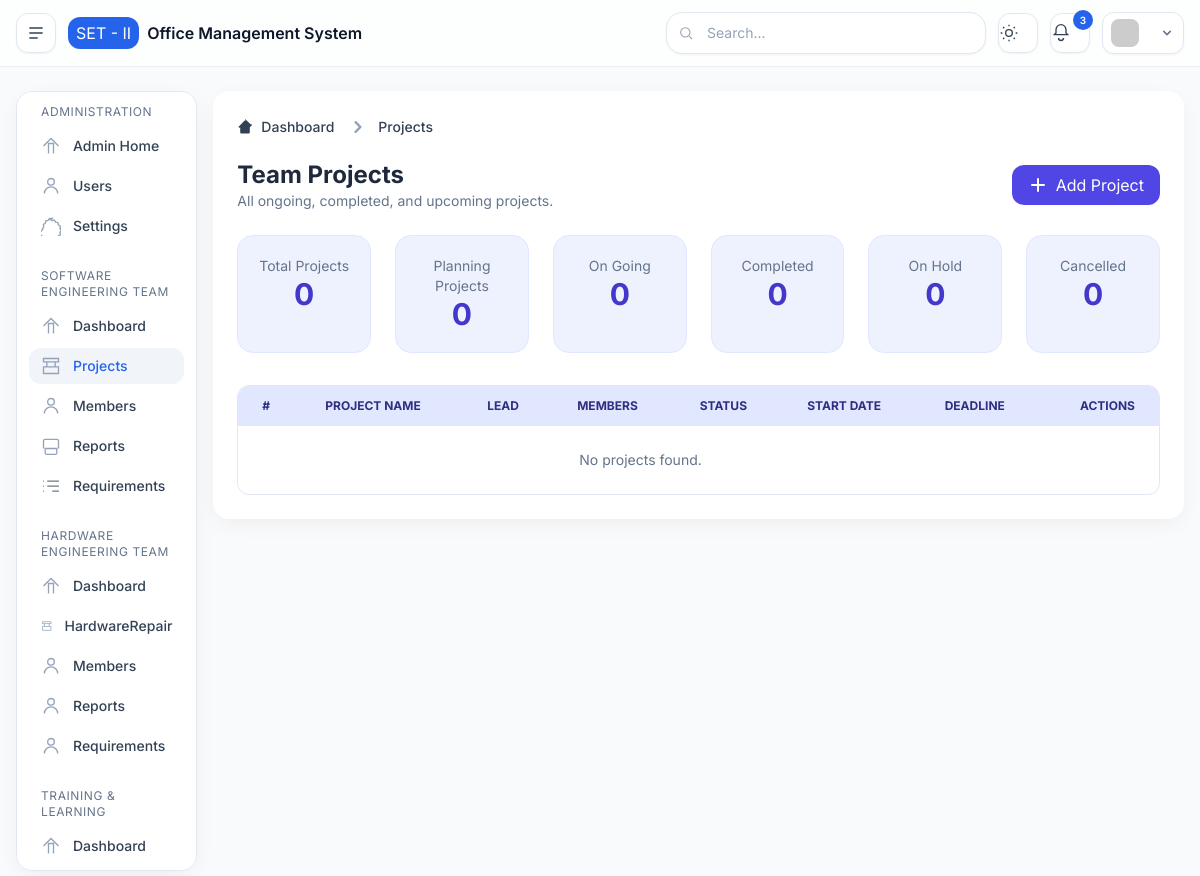
The page /set/projects/ on the database as committed earlier.
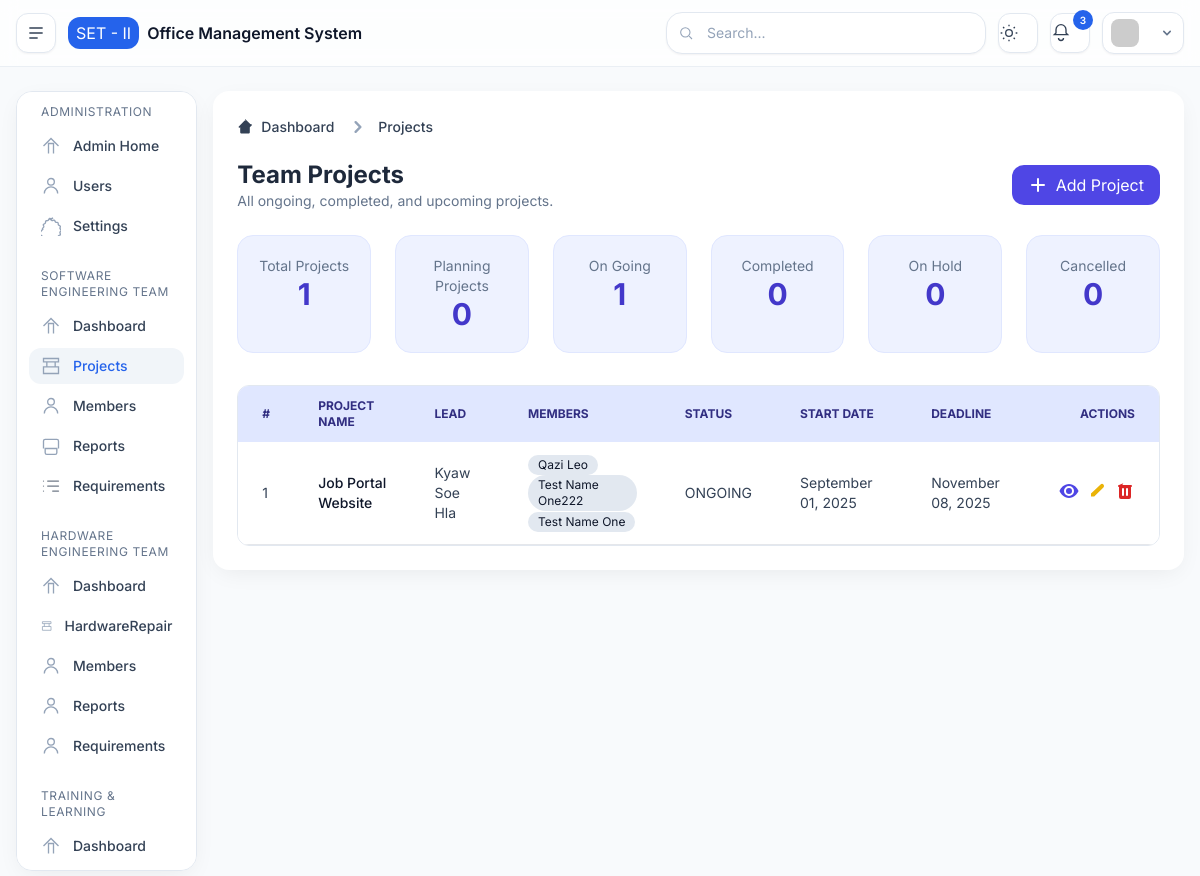
The same page on the database as committed later.
### base/models.py (models this page shows, shortened)
class SystemSettings(models.Model):
    system_name = models.CharField(max_length=100, default="Engineering Management Dashboard")
    organization = models.CharField(max_length=100, default="Software Engineering Team II")
    email_notifications = models.BooleanField(default=True)
    system_warnings = models.BooleanField(default=True)
    weekly_reports = models.BooleanField(default=False)
    session_timeout = models.PositiveIntegerField(default=30)
    updated_at = models.DateTimeField(auto_now=True)

### set/models.py (models this page shows, shortened)
class Project(models.Model):
    STATUS_CHOICES = [
        ("PLANNING", "Planning"),
        ("ONGOING", "Ongoing"),
        ("COMPLETED", "Completed"),
        ("ONHOLD", "On Hold"),
        ("CANCELLED", "Cancelled"),
    ]
    PRIORITY_CHOICES = [
        ("LOW", "Low"),
        ("MEDIUM", "Medium"),
        ("HIGH", "High"),
    ]
    title = models.CharField(max_length=200)
    description = models.TextField(blank=True, null=True)
    team_lead = models.ForeignKey(
        Member,
        on_delete=models.SET_NULL,
        null=True,
        blank=True,
        related_name="led_projects"
    )
    members = models.ManyToManyField(
        Member,
        blank=True,
        related_name="member_projects",
        help_text="Select members working on this project"
    )
    id = models.UUIDField(primary_key=True, default=uuid.uuid4, editable=False)
    status = models.CharField(max_length=20, choices=STATUS_CHOICES, default="PLANNING")
    priority = models.CharField(max_length=10, choices=PRIORITY_CHOICES, default="MEDIUM")
    start_date = models.DateField()
    deadline = models.DateField(blank=True, null=True)
    project_document = models.FileField(
        upload_to="set/projects/docs/", blank=True, null=True,
        help_text="Optional project document"
    )
    created_by = models.ForeignKey(
        CustomUser, on_delete=models.CASCADE, related_name="created_projects"
    )
    created_at = models.DateTimeField(auto_now_add=True)
    updated_at = models.DateTimeField(auto_now=True)
    class Meta:
        ordering = ["-created_at"]
        verbose_name = "Project"
        verbose_name_plural = "Projects"
    members_list = property(lambda self: self.members.all())
    full_members_list = property(lambda self: [member.full_name for member in self.members_list])

class Member(models.Model):
    GENDER_CHOICES = [
        ('male', 'Male'),
        ('female', 'Female'),
    ]
    RANK_CHOICES = [
        ('private', 'Private'),
        ('lance_corporal', 'Lance Corporal'),
        ('coporal', 'Coporal'),
        ('sergeant', 'Sergeant'),
        ('warrant_officer_class-1', 'Warrant Officer Class - I'),
        ('warrant_officer_class-2', 'Warrant Officer Class - II'),
        ('second Lieutenant', 'Second Lieutenant'),
        ('lieutenant', 'Lieutenant'),
        ('captain', 'Captain'),
        ('major', 'Major'),
        ('colonel', 'Colonel'),
        ('general', 'General'),
    ]
    DEPARTMENT_CHOICES = [
        ("SET", "Software Engineering Team"),
        ("HET", "Hardware Engineering Team"),
        ("TRAINING", "Training & Learning"),
    ]
    POSITION_CHOICES = [
        ("developer", "Developer"),
        ("designer", "UI/UX Designer"),
        ("mobile_developer", "Mobile Developer"),
        ("server_admin", "Server Administrator"),
        ("tester", "Tester"),
        ("manager", "Project Manager"),
        ("intern", "Intern"),
    ]
    id = models.UUIDField(primary_key=True, default=uuid.uuid4, editable=False)
    user = models.ForeignKey(
        CustomUser, on_delete=models.CASCADE,
        related_name="set_members", null=True, blank=True,
        help_text="If this member is linked to a user account"
    )
    department = models.CharField(max_length=30, choices=DEPARTMENT_CHOICES, editable=False, blank=True, null=True)
    gender = models.CharField(max_length=10, choices=GENDER_CHOICES, blank=True, null=True)
    birth_date = models.DateField(blank=True, null=True)
    rank = models.CharField(max_length=50, choices=RANK_CHOICES, blank=True, null=True)
    full_name = models.CharField(max_length=150)
    reg_no = models.CharField(max_length=10, unique=True)
    position = models.CharField(max_length=50, choices=POSITION_CHOICES)
    joined_date = models.DateField(auto_now_add=True)
    is_active = models.BooleanField(default=True)
    bio = models.TextField(blank=True, null=True)
    profile_photo = models.ImageField(
        upload_to="members/photos/", blank=True, null=True,
        help_text="Optional profile picture"
    )
    created_at = models.DateTimeField(auto_now_add=True)
    updated_at = models.DateTimeField(auto_now=True)
    class Meta:
        verbose_name = "SET Member"
        verbose_name_plural = "SET Members"
        ordering = ["-created_at"]

### set/views.py (the view)
# urls.py: path('projects/', views.projects, name='set.projects'),
def projects(request):
    projects = Project.objects.all().order_by("status", "priority")
    total_projects = len(projects)
    total_active_projects = projects.filter(status=Project.STATUS_CHOICES[0][0]).count()
    total_inactive_projects = projects.filter(status=Project.STATUS_CHOICES[1][0]).count()
    total_planning_projects = projects.filter(status=Project.STATUS_CHOICES[0][0]).count()
    total_completed_projects = projects.filter(status=Project.STATUS_CHOICES[2][0]).count()
    total_ongoing_projects = projects.filter(status=Project.STATUS_CHOICES[1][0]).count()
    total_on_hold_projects = projects.filter(status=Project.STATUS_CHOICES[3][0]).count()
    total_cancelled_projects = projects.filter(status=Project.STATUS_CHOICES[4][0]).count()
    total_priorities = projects.values_list("priority", flat=True).distinct().count()
    total_low_priority_projects = projects.filter(priority=Project.PRIORITY_CHOICES[0][0]).count()
    total_medium_priority_projects = projects.filter(priority=Project.PRIORITY_CHOICES[1][0]).count()
    total_high_priority_projects = projects.filter(priority=Project.PRIORITY_CHOICES[2][0]).count()
    context = {
        "projects": projects,
        "total_projects": total_projects,
        "total_active_projects": total_active_projects,
        "total_inactive_projects": total_inactive_projects,
        "total_planning_projects": total_planning_projects,
        "total_completed_projects": total_completed_projects,
        "total_ongoing_projects": total_ongoing_projects,
        "total_priorities": total_priorities,
        "total_low_priority_projects": total_low_priority_projects,
        "total_medium_priority_projects": total_medium_priority_projects,
        "total_high_priority_projects": total_high_priority_projects,
        "total_on_hold_projects": total_on_hold_projects,
        "total_cancelled_projects": total_cancelled_projects,
        "active_menu": "set_projects",
    }
    return render(request, 'pages/set/projects/projects.html', context)

### templates/pages/set/projects/projects.html (shortened to what the changed rows need)
{% extends 'layouts/main.html' %}
{% block content %}
<div class="bg-white p-6 rounded-2xl shadow-soft dark:bg-slate-900">
  <div class="flex justify-between items-center mb-6">
    <div>
      <h2 class="text-2xl font-bold text-slate-800 dark:text-slate-200">Team Projects</h2>
    </div>
  </div>
  <div class="grid grid-cols-1 sm:grid-cols-6 gap-6 mb-8">
    <div
      class="bg-indigo-50 dark:bg-slate-800 rounded-2xl p-5 text-center border border-indigo-100 dark:border-slate-700">
      <p class="text-sm text-slate-500 dark:text-slate-400">Total Projects</p>
      <p class="text-3xl font-bold text-indigo-700 dark:text-indigo-400">{{ total_projects|default:0 }}</p>
    </div>
    <div
      class="bg-indigo-50 dark:bg-slate-800 rounded-2xl p-5 text-center border border-indigo-100 dark:border-slate-700">
      <p class="text-sm text-slate-500 dark:text-slate-400">On Going</p>
      <p class="text-3xl font-bold text-indigo-700 dark:text-indigo-400">{{ total_ongoing_projects|default:0 }}</p>
    </div>
  </div>
  <div class="overflow-x-auto relative rounded-xl border border-slate-200 dark:border-slate-700">
    <table class="w-full text-sm text-left text-slate-700 dark:text-slate-300">
      <thead class="text-xs uppercase bg-indigo-100 dark:bg-slate-800 text-indigo-900 dark:text-indigo-400">
        <tr>
          <th class="py-3 px-6">#</th>
          <th class="py-3 px-6">Project Name</th>
          <th class="py-3 px-6">Lead</th>
          <th class="py-3 px-6">Members</th>
          <th class="py-3 px-6">Status</th>
          <th class="py-3 px-6">Start Date</th>
          <th class="py-3 px-6">Deadline</th>
          <th class="py-3 px-6 text-right">Actions</th>
        </tr>
      </thead>
      <tbody>
        {% for project in projects %}
        <tr
          class="bg-white border-b dark:bg-slate-900 dark:border-slate-700 hover:bg-slate-50 dark:hover:bg-slate-800 transition">
          <td class="py-3 px-6">{{ forloop.counter }}</td>
          <td class="py-3 px-6 font-medium text-slate-900 dark:text-slate-100">{{ project.title }}</td>
          <td class="py-3 px-6">{{ project.team_lead.full_name }}</td>
          <td class="py-3 px-6">
            {% for m in project.members.all %}
            <span class="inline-block bg-slate-200 dark:bg-slate-700 text-slate-900 dark:text-slate-100 text-xs px-2.5 py-0.5 rounded-full">{{ m.full_name }}{% if not forloop.last %} {% endif %}</span>
            {% empty %}
            <span class="text-slate-400 text-sm">No members</span>
            {% endfor %}
          </td>
          <td class="py-3 px-6">
            {{ project.status }}
          </td>
          <td class="py-3 px-6">{{ project.start_date|date:"F d, Y" }}</td>
          <td class="py-3 px-6">{{ project.deadline|date:"F d, Y" }}</td>
          <td class="py-3 px-6 text-right">
            <div class="inline-flex gap-2">
              <a href="{% url 'set.project-detail' project.id %}"
                class="text-indigo-600 hover:text-indigo-800 dark:text-indigo-400 dark:hover:text-indigo-300"
                title="View">
                <svg class="h-5 w-5" fill="currentColor" viewBox="0 0 20 20">
                  <path
                    d="M10 3C5 3 1.73 7.11.58 9.64a1 1 0 000 .72C1.73 12.89 5 17 10 17s8.27-4.11 9.42-6.64a1 1 0 000-.72C18.27 7.11 15 3 10 3zm0 12a5 5 0 110-10 5 5 0 010 10z" />
                  <circle cx="10" cy="10" r="3" />
                </svg>
              </a>
              <a href="{% url 'set.edit-project' project.id %}"
                class="text-yellow-500 hover:text-yellow-600 dark:text-yellow-400 dark:hover:text-yellow-300"
                title="Edit">
                <svg class="h-5 w-5" fill="currentColor" viewBox="0 0 20 20">
                  <path d="M13.586 3.586a2 2 0 112.828 2.828l-9.192 9.192H4v-3.222l9.586-8.798z" />
                </svg>
              </a>
              <a href="{% url 'set.delete-project' project.id %}"
                class="text-red-600 hover:text-red-700 dark:text-red-400 dark:hover:text-red-300" title="Delete">
                <svg class="h-5 w-5" fill="currentColor" viewBox="0 0 20 20">
                  <path fill-rule="evenodd"
                    d="M9 2a1 1 0 00-.894.553L7.382 4H4a1 1 0 100 2v10a2 2 0 002 2h8a2 2 0 002-2V6a1 1 0 100-2H4zM7 8a1 1 0 012 0v6a1 1 0 11-2 0V8zm5-1a1 1 0 00-1 1v6a1 1 0 102 0V8a1 1 0 00-1-1z"
                    clip-rule="evenodd" />
                </svg>
              </a>
            </div>
          </td>
        </tr>
        {% empty %}
        <tr>
          <td colspan="7" class="py-6 text-center text-slate-500 dark:text-slate-400">No projects found.</td>
        </tr>
        {% endfor %}
      </tbody>
    </table>
  </div>
</div>
{% endblock %}

### templates/layouts/partials/header.html (shortened to what this page needs)
<header
      class="sticky top-0 z-40 border-b border-slate-200/70 bg-white/75 backdrop-blur dark:border-slate-800 dark:bg-slate-900/75">
      <div class="mx-auto flex max-w-12xl items-center gap-3 px-4 py-3">
        <button id="btnSidebar"
          class="inline-flex h-10 w-10 items-center justify-center rounded-xl border border-slate-200 bg-white text-slate-700 shadow-sm hover:bg-slate-50 dark:border-slate-800 dark:bg-slate-900 dark:text-slate-200"
          aria-label="Toggle sidebar">
          <svg xmlns="http://www.w3.org/2000/svg" class="h-5 w-5" viewBox="0 0 24 24" fill="none" stroke="currentColor"
            stroke-width="1.8">
            <path d="M4 6h16M4 12h16M4 18h10" />
          </svg>
        </button>
        <div class="flex items-center gap-2">
          <span class="h-8 w-auto px-2 rounded-xl bg-brand-600 justify-center items-center text-white flex">{{organization|default:"SET - II"}}</span>
          <span class="font-semibold">{{system_name|default:"Office Management System"}}</span>
        </div>
        <div class="ml-auto flex items-center gap-2 sm:gap-3">
          <div class="relative hidden md:block">
            <input type="text" placeholder="Search..."
              class="w-[320px] rounded-2xl border border-slate-200 bg-white px-4 py-2.5 pl-10 text-sm shadow-sm outline-none placeholder:text-slate-400 focus:ring-2 focus:ring-brand-500/30 dark:border-slate-800 dark:bg-slate-900" />
            <svg class="absolute left-3 top-1/2 -translate-y-1/2 h-4 w-4 text-slate-400" viewBox="0 0 24 24" fill="none"
              stroke="currentColor" stroke-width="1.6">
              <circle cx="11" cy="11" r="7" />
              <path d="M21 21l-4.3-4.3" />
            </svg>
          </div>
          <button id="btnTheme"
            class="h-10 w-10 rounded-xl border border-slate-200 bg-white text-slate-700 shadow-sm hover:bg-slate-50 dark:border-slate-800 dark:bg-slate-900 dark:text-slate-200"
            aria-label="Toggle theme">
            <svg class="theme-sun h-5 w-5 block dark:hidden" viewBox="0 0 24 24" fill="none" stroke="currentColor"
              stroke-width="1.6">
              <circle cx="12" cy="12" r="4" />
              <path
                d="M12 2v2m0 16v2M2 12h2m16 0h2M4.9 4.9l1.4 1.4m11.3 11.4l1.4 1.4M4.9 19.1l1.4-1.4m11.3-11.4l1.4-1.4" />
            </svg>
          </button>
          <button
            class="relative h-10 w-10 rounded-xl border border-slate-200 bg-white text-slate-700 shadow-sm hover:bg-slate-50 dark:border-slate-800 dark:bg-slate-900 dark:text-slate-200"
            aria-label="Notifications">
            <svg class="h-5 w-5" viewBox="0 0 24 24" fill="none" stroke="currentColor" stroke-width="1.6">
              <path d="M6 8a6 6 0 1 1 12 0v4l2 2H4l2-2V8" />
              <path d="M9 18a3 3 0 0 0 6 0" />
            </svg>
            <span
              class="absolute -right-1 -top-1 inline-flex h-5 min-w-[20px] items-center justify-center rounded-full bg-brand-600 px-1.5 text-[10px] font-semibold text-white">3</span>
          </button>
          <div class="relative">
            <button id="profileDropdownBtn" class="flex items-center gap-2 rounded-xl border border-slate-200 bg-white px-2 py-1.5 shadow-sm md:flex dark:border-slate-800 dark:bg-slate-900">
              <img class="h-7 w-7 rounded-lg" src="https://i.pravatar.cc/48?img=13" alt="avatar" />
              <svg xmlns="http://www.w3.org/2000/svg" class="h-4 w-4 ml-1 text-slate-500" viewBox="0 0 20 20" fill="currentColor">
                <path fill-rule="evenodd" d="M5.293 7.293a1 1 0 011.414 0L10 10.586l3.293-3.293a1 1 0 111.414 1.414l-4 4a1 1 0 01-1.414 0l-4-4a1 1 0 010-1.414z" clip-rule="evenodd" />
              </svg>
            </button>
          </div>
        </div>
      </div>
    </header>

Rows that differ between the two databases and show on the page:
added SystemSettings: organization "SET - II", system_name "Office Management System"
added Project: title "Job Portal Website", team_lead.full_name "Kyaw Soe Hla", status "ONGOING", start_date "September 01, 2025", deadline "November 08, 2025"
added Member: full_name "Qazi Leo"
added Member: full_name "Test Name One222"
added Member: full_name "Test Name One"
Other text that changed with them:
{{ total_projects|default:0 }}: "0" → "1"
{{ total_ongoing_projects|default:0 }}: "0" → "1"
{{ organization|default:"SET - II" }}: "SET - II" → (not shown)
{{ system_name|default:"Office Management System" }}: "Office Management System" → (not shown)
text no longer shown: "No projects found."
